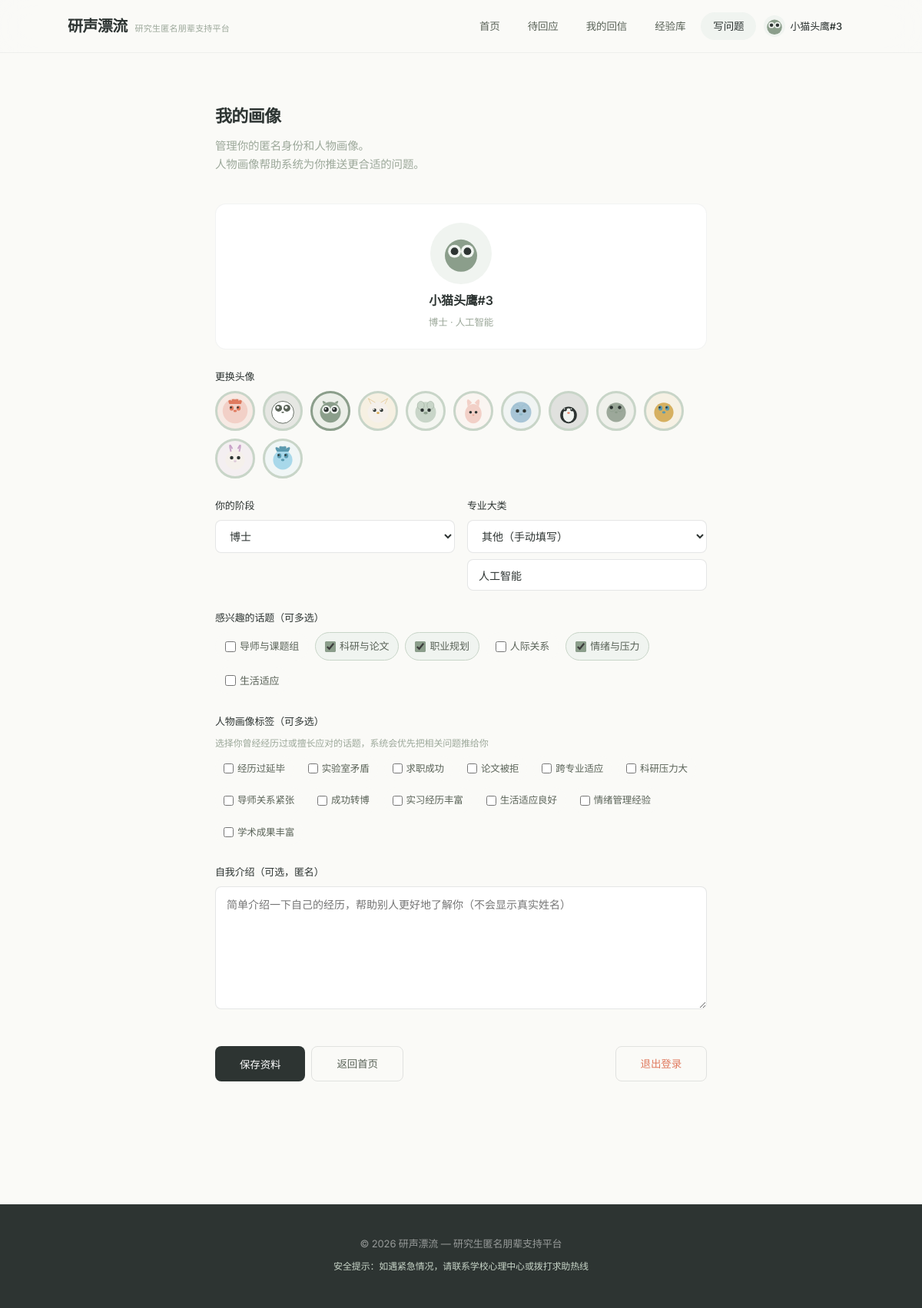
The page /profile (signed in) on the database its author committed.
### app/app.py (models this page shows)
class User(db.Model):
    id = db.Column(db.Integer, primary_key=True)
    anonymous_id = db.Column(db.String(50), unique=True, nullable=False)
    avatar_animal = db.Column(db.String(50), default='fox')
    avatar_color = db.Column(db.String(20), default='#8B9E8B')
    grade = db.Column(db.String(20))
    major_category = db.Column(db.String(50))
    interests = db.Column(db.Text)
    persona_tags = db.Column(db.Text)
    bio = db.Column(db.Text)
    created_at = db.Column(db.DateTime, default=lambda: datetime.now(timezone.utc))
    last_active = db.Column(db.DateTime, default=lambda: datetime.now(timezone.utc))
    questions = db.relationship('Question', backref='user', lazy=True)
    replies = db.relationship('Reply', backref='user', lazy=True)

### app/app.py (the view, shortened to what this page needs)
@app.route('/profile', methods=['GET', 'POST'])
def profile():
    user = require_user()
    if not user:
        return redirect(url_for('register'))
    return render_template('profile.html', user=user, animals=ANIMAL_AVATARS)

### app/app.py (called while the page is built)
def get_display_name(user):
    if not user:
        return '匿名用户'
    name_map = {a[0]: a[1] for a in ANIMAL_AVATARS}
    animal_name = name_map.get(user.avatar_animal, '匿名')
    return f'{animal_name}#{user.id}'

def get_current_user():
    if 'user_id' not in session:
        return None
    user = db.session.get(User, session['user_id'])
    if user:
        user.last_active = datetime.now(timezone.utc)
        db.session.commit()
    return user

def require_user():
    return get_current_user()

@app.context_processor
def inject_user():
    user = get_current_user()
    return dict(current_user=user, get_display_name=get_display_name,
                get_animal_svg=get_animal_svg, ANIMAL_AVATARS=ANIMAL_AVATARS, COLOR_MAP=COLOR_MAP)

### app/templates/profile.html (shortened to what this page needs)
{% extends "base.html" %}
{% block content %}
<section style="padding: var(--space-2xl) 0;">
    <div style="max-width:640px; margin:0 auto;">
        <div class="page-header">
            <div class="section-title">我的画像</div>
            <p class="section-desc">
                管理你的匿名身份和人物画像。<br>
                人物画像帮助系统为你推送更合适的问题。
            </p>
        </div>
        <div class="card" style="text-align:center; padding:var(--space-lg); margin-bottom:var(--space-lg);">
            <div style="display:inline-flex; width:80px; height:80px; border-radius:50%; background:var(--sage-pale); align-items:center; justify-content:center; margin-bottom:var(--space-sm); overflow:hidden;">
                {{ get_animal_svg(user.avatar_animal, 56) | safe if get_animal_svg else '' }}
            </div>
            <div style="font-size:16px; font-weight:600; color:var(--ink);">{{ get_display_name(user) }}</div>
            <div style="font-size:12.5px; color:var(--ink-muted); margin-top:4px;">{{ user.grade or '未设置' }} · {{ user.major_category or '未设置' }}</div>
        </div>
        <form method="POST" action="{{ url_for('profile') }}">
            <div class="form-group">
                <label class="form-label">更换头像</label>
                <div style="display:flex; flex-wrap:wrap; gap:10px; margin-top:6px;">
                    {% for animal_id, animal_name, animal_color in animals %}
                    <label style="cursor:pointer; text-align:center;">
                        <div class="avatar-option" onclick="selectAvatar(this)" style="
                            width:52px; height:52px; border-radius:50%;
                            background:{{ animal_color }}20;
                            border:3px solid {{ '#C8D5C8' if user.avatar_animal != animal_id else 'var(--sage)' }};
                            display:flex; align-items:center; justify-content:center;
                            transition:all 0.2s ease; padding:4px;
                        ">
                        </div>
                    </label>
                    {% endfor %}
                </div>
            </div>
            <div style="display:grid; grid-template-columns:1fr 1fr; gap:var(--space-md);">
                <div class="form-group">
                    <label class="form-label" for="grade">你的阶段</label>
                    <select class="form-select" id="grade" name="grade">
                        <option {{ 'selected' if user.grade == '博士' }}>博士</option>
                    </select>
                </div>
                <div class="form-group">
                    <label class="form-label" for="major_category">专业大类</label>
                    <select class="form-select" id="major_category" name="major_category" onchange="toggleCustomMajor(this)">
                        <option value="__custom__" {{ 'selected' if user.major_category and user.major_category not in ['计算机科学','电子信息','生物医学','机械工程','金融','建筑学','城乡规划','风景园林',''] }}>其他（手动填写）</option>
                    </select>
                    <input type="text" id="custom_major" name="custom_major" class="form-input" style="margin-top:8px; display:none;" placeholder="请输入你的专业" maxlength="50" value="{{ user.major_category if user.major_category and user.major_category not in ['计算机科学','电子信息','生物医学','机械工程','金融','建筑学','城乡规划','风景园林',''] else '' }}">
                </div>
            </div>
            <div class="form-group">
                <label class="form-label">感兴趣的话题（可多选）</label>
                <div style="display:flex; flex-wrap:wrap; gap:8px; margin-top:6px;">
                    {% for tag in ['导师与课题组', '科研与论文', '职业规划', '人际关系', '情绪与压力', '生活适应'] %}
                    <label style="display:flex; align-items:center; gap:5px; font-size:13px; color:var(--ink-light); cursor:pointer; background:{{ 'var(--sage-pale)' if tag in (user.interests or '') else 'var(--cream)' }}; padding:6px 12px; border-radius:20px; border:1px solid {{ 'var(--sage-light)' if tag in (user.interests or '') else 'transparent' }}; transition:all 0.2s;" class="interest-tag" onclick="toggleTag(this)">
                        <input type="checkbox" name="interests" value="{{ tag }}" style="width:14px; height:14px; accent-color:var(--sage);" {{ 'checked' if tag in (user.interests or '') }}>
                        {{ tag }}
                    </label>
                    {% endfor %}
                </div>
            </div>
            <div class="form-group">
                <label class="form-label">人物画像标签（可多选）</label>
                <p class="form-hint">选择你曾经经历过或擅长应对的话题，系统会优先把相关问题推给你</p>
                <div style="display:flex; flex-wrap:wrap; gap:8px; margin-top:6px;">
                    {% for tag in ['经历过延毕', '实验室矛盾', '求职成功', '论文被拒', '跨专业适应', '科研压力大', '导师关系紧张', '成功转博', '实习经历丰富', '生活适应良好', '情绪管理经验', '学术成果丰富'] %}
                    <label style="display:flex; align-items:center; gap:5px; font-size:12.5px; color:var(--ink-light); cursor:pointer; background:{{ 'var(--coral-soft)' if tag in (user.persona_tags or '') else 'var(--cream)' }}; padding:5px 10px; border-radius:16px; border:1px solid {{ 'var(--coral)' if tag in (user.persona_tags or '') else 'transparent' }}; transition:all 0.2s;" class="persona-tag" onclick="toggleTag(this)">
                        <input type="checkbox" name="persona_tags" value="{{ tag }}" style="width:13px; height:13px; accent-color:var(--coral);" {{ 'checked' if tag in (user.persona_tags or '') }}>
                        {{ tag }}
                    </label>
                    {% endfor %}
                </div>
            </div>
            <div class="form-group">
                <label class="form-label" for="bio">自我介绍（可选，匿名）</label>
                <textarea class="form-textarea" id="bio" name="bio" rows="3"
                          placeholder="简单介绍一下自己的经历，帮助别人更好地了解你（不会显示真实姓名）">{{ user.bio or '' }}</textarea>
            </div>
            <div style="display:flex; gap:var(--space-sm); margin-top:var(--space-xl); flex-wrap:wrap;">
                <button type="submit" class="btn-primary" style="padding:11px 32px;">保存资料</button>
                <a href="{{ url_for('index') }}" class="btn-secondary" style="padding:11px 32px; text-decoration:none;">返回首页</a>
                <a href="{{ url_for('logout') }}" class="btn-secondary" style="padding:11px 32px; text-decoration:none; margin-left:auto; color:var(--coral);">退出登录</a>
            </div>
        </form>
    </div>
</section>
{% endblock %}

### app/templates/base.html (shortened to what this page needs)
<!DOCTYPE html>
<html lang="zh-CN">
<head>
    <link rel="stylesheet" href="{{ url_for('static', filename='css/style.css') }}">
</head>
<body>
<header class="header" id="header">
    <div class="container">
        <a href="{{ url_for('index') }}" style="text-decoration:none;">
            <div class="logo">
                <h1>研声漂流</h1>
                <p class="subtitle">研究生匿名朋辈支持平台</p>
            </div>
        </a>
        <nav class="nav" id="main-nav">
            <a href="{{ url_for('index') }}" class="nav-link" data-path="/">首页</a>
            <a href="{{ url_for('pending_questions') }}" class="nav-link" data-path="/questions/pending">待回应</a>
            <a href="{{ url_for('my_messages') }}" class="nav-link" data-path="/my/messages">我的回信</a>
            <a href="{{ url_for('experience_library') }}" class="nav-link" data-path="/experience">经验库</a>
            <div class="nav-right">
                {% if current_user %}
                <a href="{{ url_for('create_question') }}" class="nav-link nav-write-link" data-path="/questions/create">写问题</a>
                <div class="nav-user">
                    <a href="{{ url_for('profile') }}" class="nav-user-link">
                        <span class="nav-avatar">
                            {{ get_animal_svg(current_user.avatar_animal, 26) | safe if get_animal_svg else '' }}
                        </span>
                        <span class="nav-username">{{ get_display_name(current_user) }}</span>
                    </a>
                </div>
                {% else %}
                <a href="{{ url_for('create_question') }}" class="nav-link nav-write-link" data-path="/questions/create">写问题</a>
                <a href="{{ url_for('login') }}" class="nav-link" data-path="/login">登录</a>
                <a href="{{ url_for('register') }}" class="nav-link nav-register-link" data-path="/register">注册</a>
                {% endif %}
            </div>
        </nav>
    </div>
</header>
<main class="main">
    <div class="container">
        {% block content %}{% endblock %}
    </div>
</main>
<footer class="footer">
    <div class="container">
        <p>© 2026 研声漂流 — 研究生匿名朋辈支持平台</p>
        <p class="safety-notice">安全提示：如遇紧急情况，请联系学校心理中心或拨打求助热线</p>
    </div>
</footer>
</body>
</html>

### rows shown on the page
User: avatar_animal+id "小猫头鹰#3", grade "博士", major_category "人工智能", custom_major "人工智能"

### other values the page prints
{{ tag }} "导师与课题组" "科研与论文" "职业规划" "人际关系" "情绪与压力" "生活适应"
{{ tag }} "经历过延毕" "实验室矛盾" "求职成功" "论文被拒" "跨专业适应" "科研压力大" "导师关系紧张" "成功转博" "实习经历丰富" "生活适应良好" "情绪管理经验" "学术成果丰富"
